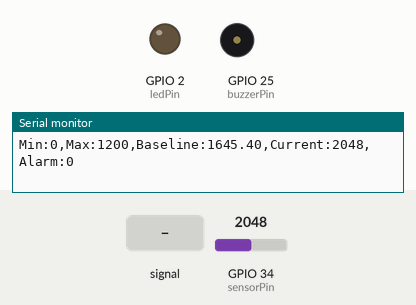
Bench run of a sketch on a simulated ESP32. Parts: output pins drawn as LEDs (lit = HIGH), buzzer (waves = sounding, pin HIGH), the last lines printed to the serial monitor. Dashed ring = blinking. Inputs (shaded band) come from the test bench; at power-on: GPIO 34 (sensorPin) = 2048 (analog values on the 0–4095 scale).

Above: at 2.2 s.
2.3 s: GPIO 34 (sensorPin) fed a 2 Hz sine of ±1228 counts around its level
At 3.88 s:
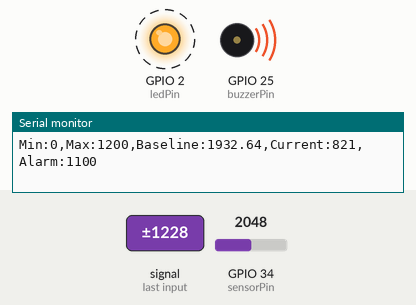
5.3 s: GPIO 34 (sensorPin) set to 2866
6.8 s: GPIO 34 (sensorPin) set to 1228
At 8.1 s:
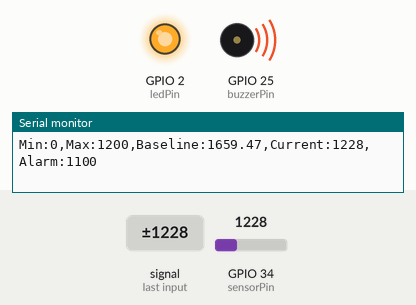
9.8 s: GPIO 34 (sensorPin) set to 491
At 13.1 s:
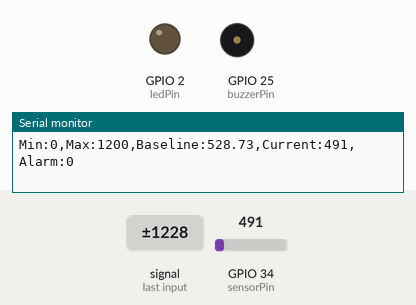
Timing chart, 0 to 13.8 s (numbered marks = the images above; inputs shaded):
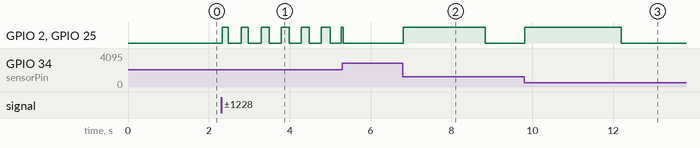

Measured:
- after the input at 2.3 s, GPIO 2 (ledPin), GPIO 25 (buzzerPin): alternates HIGH for 0.19 s and LOW for 0.30 s, starting at once
- after the input at 6.8 s, GPIO 2 (ledPin), GPIO 25 (buzzerPin): LOW → HIGH at once, → LOW 2.0 s later
- after the input at 9.8 s, GPIO 2 (ledPin), GPIO 25 (buzzerPin): LOW → HIGH at once, → LOW 2.4 s later

The sketch:

esp32_air_in_line_detector.ino
```cpp
// IV Air-in-Line Detector - Final Version

const int sensorPin = 34;   // IR sensor output (analog)
const int buzzerPin = 25;   // Buzzer or alarm
const int ledPin = 2;       // Built-in LED

// Detection variables
float smoothedValue = 800;      // Initial baseline (adjust if needed)
float thresholdFactor = 0.85;   // Trigger when signal drops below 85%
bool alarmActive = false;

void setup() {
  Serial.begin(115200);

  pinMode(buzzerPin, OUTPUT);
  pinMode(ledPin, OUTPUT);

  // ESP32 ADC settings
  analogReadResolution(12);
  analogSetAttenuation(ADC_11db);

  Serial.println("System Initializing...");
  delay(1000);
}

void loop() {
  // -------- 1. Oversampling (reduce noise) --------
  long sum = 0;
  for (int i = 0; i < 100; i++) {
    sum += analogRead(sensorPin);
  }
  int currentRaw = sum / 100;

  // -------- 2. EMA Filter (smooth baseline) --------
  smoothedValue = (currentRaw * 0.02) + (smoothedValue * 0.98);

  // -------- 3. Bubble Detection Logic --------
  float currentThreshold = smoothedValue * thresholdFactor;

  if (currentRaw < currentThreshold) {
    alarmActive = true;
  } else {
    alarmActive = false;
  }

  // -------- 4. Serial Output (for plotter/demo) --------
  Serial.print("Min:0,Max:1200,");
  Serial.print("Baseline:");
  Serial.print(smoothedValue);
  Serial.print(",Current:");
  Serial.print(currentRaw);
  Serial.print(",Alarm:");
  Serial.println(alarmActive ? 1100 : 0);

  // -------- 5. Alert Output --------
  if (alarmActive) {
    digitalWrite(buzzerPin, HIGH);
    digitalWrite(ledPin, HIGH);
  } else {
    digitalWrite(buzzerPin, LOW);
    digitalWrite(ledPin, LOW);
  }

  delay(10); // fast monitoring
}
```
